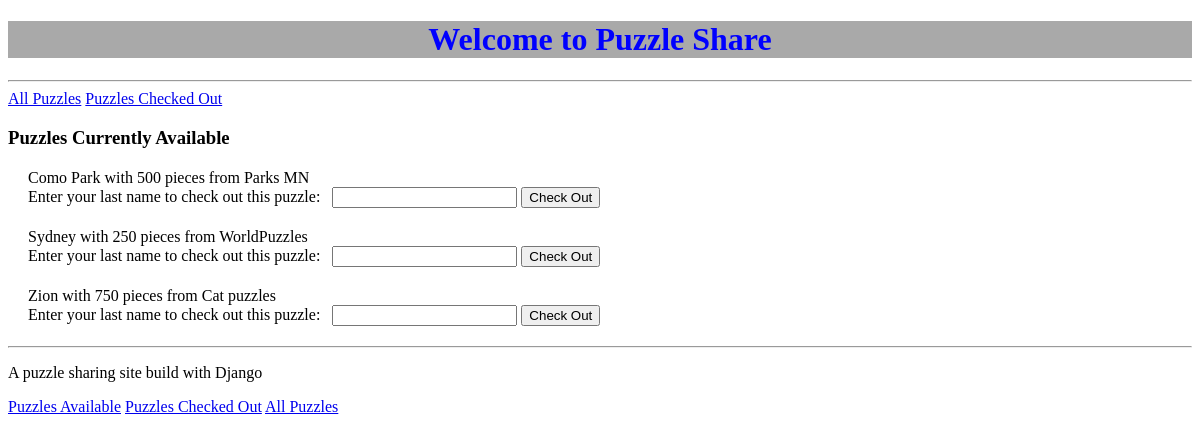
Before: /available with the older database file.
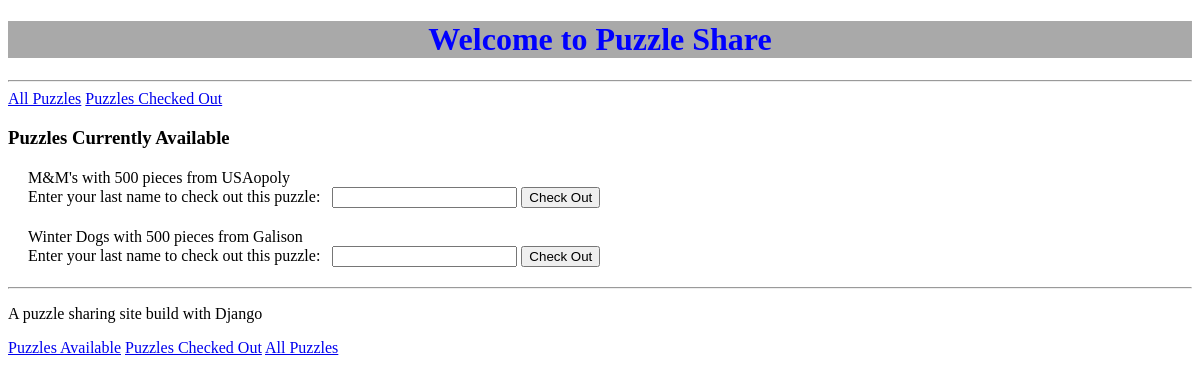
After: the same page with the newer database file.
### puzzle_share/models.py (models this page shows)
class Puzzle(models.Model):
    PIECES = (
        (50,  ('50 pieces or less')),
        (100, ('100 pieces')),
        (250, ('250 pieces')),
        (500, ('500 pieces')),
        (750, ('750 pieces')),
        (1000, ('1000 pieces'))
    )
    STATUS=(
        (1, ('Available to borrow')),
        (2, ('Borrowed by someone')),
    )
    name = models.CharField(max_length=20)
    pieces = models.PositiveSmallIntegerField(choices=PIECES, default= 500,)
    company = models.CharField(max_length=20)#, help_text = 'Enter name of puzzle manufacturer')
    status = models.PositiveSmallIntegerField(choices=STATUS, default=1,)
    owner_last_name = models.CharField(max_length=20)
    user_last_name = models.CharField(max_length=20, default = "")
    class Meta:
        unique_together = [['name', 'pieces', 'company']]
    def __str__(self):
        return f'{self.name} with {self.pieces} pieces from {self.company}'

### puzzle_share/views.py (the view)
# urls.py: path('available', views.puzzles_available, name='puzzles_available'),
def puzzles_available(request):
    status = Puzzle.objects.filter(status=1).order_by('name')
    return render(request, 'puzzle_share/available.html', { 'status': status})

### puzzle_share/templates/puzzle_share/available.html (shortened to what this page needs)
{% extends 'puzzle_share/base.html' %}
{% block content %}
<a class = "nav-link" href="{% url 'puzzle_list' %}">All Puzzles</a>
<a class = "nav-link" href="{% url 'puzzles_checked_out' %}">Puzzles Checked Out</a>
<h3> Puzzles Currently Available</h3>
{% if status %}
    {% for puzzle in status %}
    <div class="puzzlelist-puzzle">
    <span class = "puzzle-details"> {{ puzzle }}</span>
    <form method="POST" action="{% url 'puzzle_checked_out' puzzle.pk %}">
        <label for="user_last_name">Enter your last name to check out this puzzle:</label>
        <input id="user_last_name"  type="text" name="user_last_name" required
        user_last_name = "user_last_name" value="{{current_name }}">
        <input type="submit" value="Check Out">
    </form>
 </div>
    {% endfor %}
{% else %}
<p> There are no puzzles currently checked out</p>
{% endif %}
{% endblock %}

Changed rows visible on the page:
removed Puzzle: name+pieces+company "Como Park with 500 pieces from Parks MN"
removed Puzzle: name+pieces+company "Sydney with 250 pieces from WorldPuzzles"
removed Puzzle: name+pieces+company "Zion with 750 pieces from Cat puzzles"
added Puzzle: name+pieces+company "M&M's with 500 pieces from USAopoly"
now on this page (row edited): Puzzle: name+pieces+company "Winter Dogs with 500 pieces from Galison"
